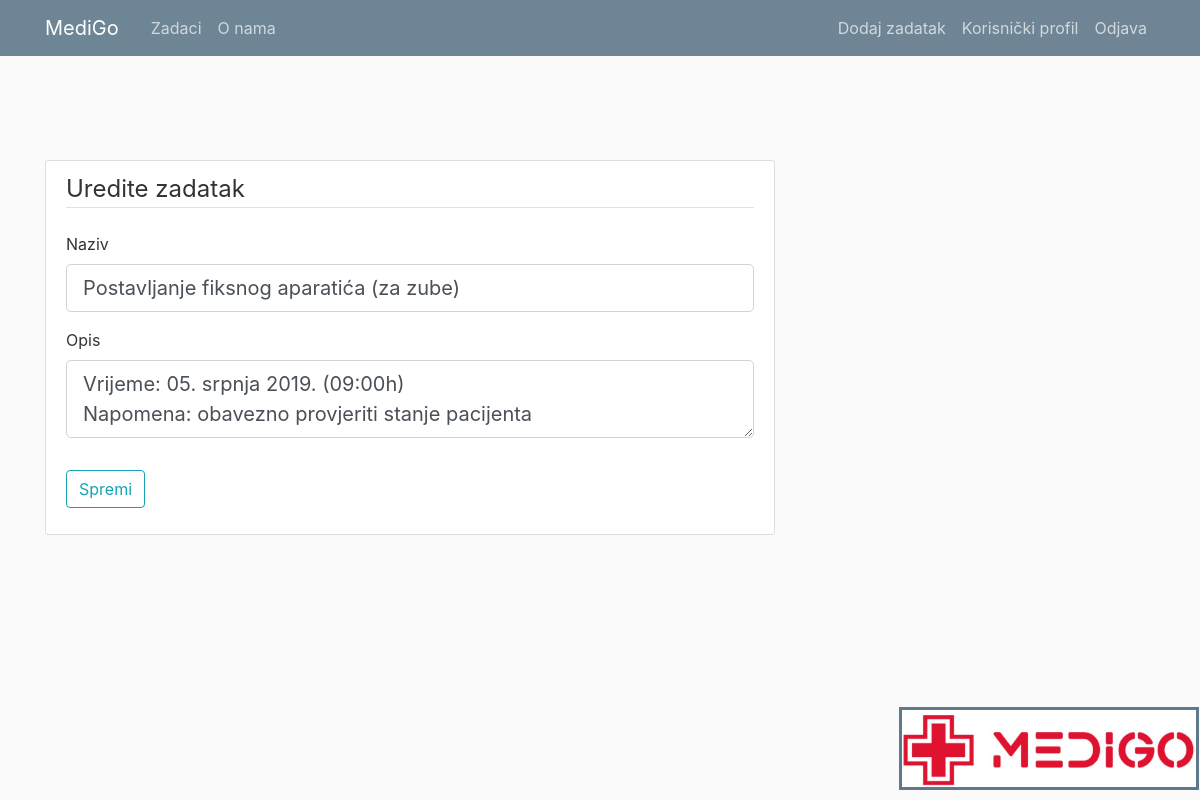
The app's page /post/2/update (signed in) with its own data.
### medigo/models.py (models this page shows, shortened)
class Post(db.Model):
	id = db.Column(db.Integer, primary_key=True)
	title = db.Column(db.String(100), nullable=False)
	date_posted = db.Column(db.DateTime, nullable=False, default=datetime.utcnow)
	content = db.Column(db.Text, nullable=False)
	user_id = db.Column(db.Integer, db.ForeignKey('user.id'), nullable=False)

### medigo/routes.py (the view)
@app.route("/post/<int:post_id>/update", methods=['GET', 'POST'])
@login_required
def update_post(post_id):
	post = Post.query.get_or_404(post_id)
	if post.author != current_user:
		abort(403)
	form = PostForm()
	if form.validate_on_submit():
		post.title = form.title.data
		post.content = form.content.data
		db.session.commit()
		flash('Zadatak je ažuriran!', 'success')
		return redirect(url_for('post', post_id=post.id))
	elif request.method == 'GET':
		form.title.data = post.title
		form.content.data = post.content
	return render_template('create_post.html', title='Uredite zadatak', form=form, legend='Uredite zadatak')

### medigo/forms.py
class PostForm(FlaskForm):
	title = StringField('Naziv', validators=[DataRequired()])
	content = TextAreaField('Opis', validators = [DataRequired()])
	submit = SubmitField('Spremi')

### medigo/models.py (called while the page is built)
@login_manager.user_loader
def load_user(user_id):
	return User.query.get(int(user_id))

### medigo/templates/create_post.html (shortened to what this page needs)
{% extends "layout.html" %}
{% block content %}
<div class="content-section">
	<form method="POST" action="">
		<fieldset class="form-group">
			<legend class="border-bottom mb-4"> {{ legend }}</legend>
			<div class="form-group">
				{{ form.title.label(class="form-control-label") }}
				{% if form.title.errors%}
					{{ form.title(class="form-control form-control-lg is-invalid") }}
					<div class="invalid-feedback">
						{% for error in form.title.errors %}
							<span>{{ error }}</span>
						{% endfor %}
					</div>
					{% else %}
						{{ form.title(class="form-control form-control-lg") }}
					{% endif %}
			</div>
			<div class="form-group">
				{{ form.content.label(class="form-control-label") }}
				{% if form.content.errors%}
					{{ form.content(class="form-control form-control-lg is-invalid") }}
					<div class="invalid-feedback">
						{% for error in form.content.errors %}
							<span>{{ error }}</span>
						{% endfor %}
					</div>
					{% else %}
						{{ form.content(class="form-control form-control-lg") }}
					{% endif %}
			</div>
		</fieldset>
		<div class="form-group">
			{{ form.submit(class="btn btn-outline-info") }}
		</div>
	</form>
</div>
{% endblock content %}

### medigo/static/main.css (style rules this page uses)
body { background: #fafafa; color: #333333; margin-top: 5rem; }
.content-section { background: #ffffff; padding: 10px 20px; border: 1px solid #dddddd; border-radius: 3px; margin-bottom: 20px; }

### records on screen
Post: title "Postavljanje fiksnog aparatića (za zube)", content "Vrijeme: 05. srpnja 2019. (09:00h) Napomena: obavezno provjeriti stanje pacijenta"

### other values on screen
{{ legend }} "Uredite zadatak"
